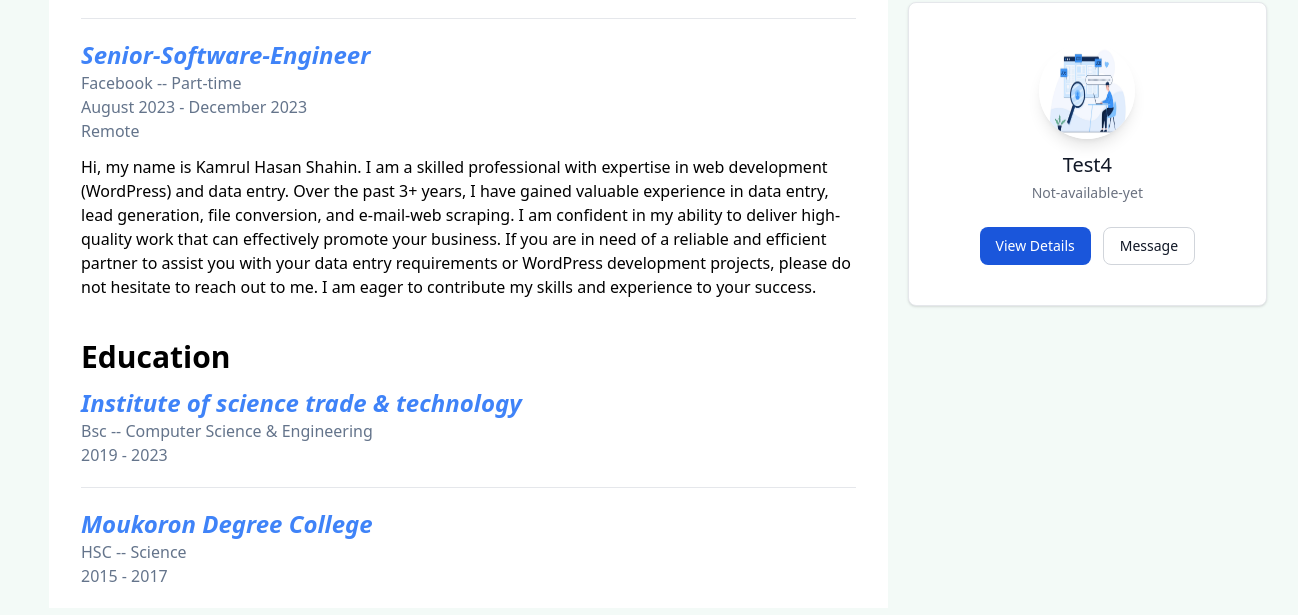
The page /professional/43275670-5041-43d6-be01-a5386d81b773 (lower part) on the database as committed earlier.
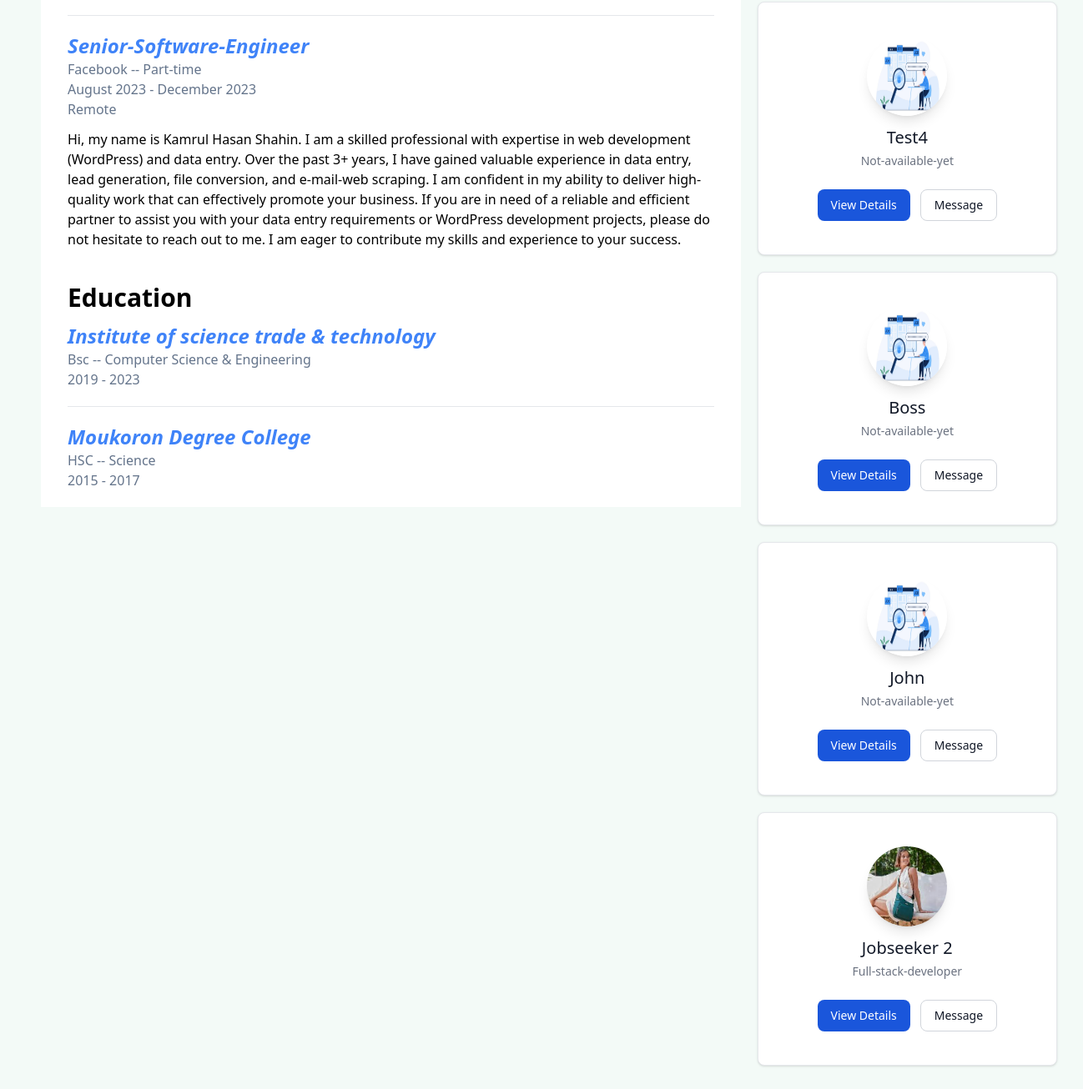
The same page on the database as committed later.
### core/models.py (models this page shows, shortened)
class Experience(models.Model):
    jobs = (
        ('Onsite', 'Onsite'),
        ('Hybrid', 'Hybrid'),
        ('Remote', 'Remote'),
    )
    time = (
        ('Full-time', 'Full-time'),
        ('Part-time', 'Part-time'),
    )
    id = models.UUIDField(primary_key=True, default=uuid.uuid4, unique=True, editable=False)
    position = models.CharField(max_length=150)
    company_name = models.CharField(max_length=150)
    from_time = models.DateField()
    to_time = models.DateField()
    job_type = models.CharField(max_length=15, choices=jobs, default="Onsite")
    job_time = models.CharField(max_length=15, choices=time, default="Full-time")
    details_of_this_job = models.TextField()
    jobseeker = models.ForeignKey(JobSeeker, on_delete=models.CASCADE)
    class Meta:
        db_table = "Experience"
        verbose_name = _('Experience')
        verbose_name_plural = _('Experiences')

class Education(models.Model):
    school = models.CharField(max_length=150)
    degree = models.CharField(max_length=150)
    start_date = models.DateField()
    end_date = models.DateField()
    field_of_study = models.CharField(max_length=150)
    jobseeker = models.ForeignKey(JobSeeker, on_delete=models.CASCADE)
    class Meta:
        db_table = "Education"
        verbose_name = _('Education')
        verbose_name_plural = _('Educations')

class CustomUser(AbstractBaseUser, PermissionsMixin):
    id = models.UUIDField(primary_key=True, default=uuid.uuid4, unique=True, editable=False)
    email = models.EmailField(_('email address'), unique=True)
    avatar = models.ImageField(upload_to=user_avatar_upload_path, blank=True, null=True, verbose_name=_('Avatar'))
    is_active = models.BooleanField(_('active'), default=True)
    is_staff = models.BooleanField(_('staff status'), default=False)
    date_joined = models.DateTimeField(_('date joined'), auto_now_add=True)
    full_name = models.CharField(max_length=255, blank=True)
    updated_at = models.DateTimeField(auto_now=True)
    objects = CustomUserManager()
    USERNAME_FIELD = 'email'
    REQUIRED_FIELDS = []
    class Meta:
        db_table = 'User'
        verbose_name = _('User')
        verbose_name_plural = _('Users')

class JobSeeker(models.Model):
    id = models.UUIDField(primary_key=True, default=uuid.uuid4, unique=True, editable=False)
    user = models.OneToOneField(CustomUser, on_delete=models.CASCADE)
    cv = models.FileField(upload_to=user_cv_upload_path, blank=True, null=True, verbose_name=_('CV'))
    cover_photo = models.ImageField(upload_to=cover_photo_upload_path, blank=True, null=True)
    about = models.TextField(null=True)
    headline = models.CharField(max_length=100, null=True)
    skills = models.ManyToManyField(Skill)
    location = models.TextField(null=True)
    created_at = models.DateTimeField(auto_now_add=True)
    updated_at = models.DateTimeField(auto_now=True)
    class Meta:
        db_table = "JobSeeker"
        verbose_name = _('JobSeeker')
        verbose_name_plural = _('JobSeekers')

### core/views.py (the view)
# urls.py: path('professional/<str:userId>', professional, name='professional'),
def professional(requset, userId):
    users = CustomUser.objects.all()
    user = get_object_or_404(users, pk=userId)
    users = users.exclude(pk=user.pk)
    return render(requset, 'core/professional.html', {'user': user, 'users': users})

### core/models.py (called while the page is built)
    def __str__(self) -> str:
        return self.name

### templates/core/professional.html (shortened to what this page needs)
{% extends "_base.html" %}
{% load static %}
{% load custom_filters %}
{% block content %}
    {% if user %}
        <div class="flex gap-5 p-10 w-screen h-[88vh]">
            <main class="w-[70%] bg-white h-fit">
                <div class="mt-10 mx-8">
                    {% for experience in user.jobseeker.experience_set.all %}
                        <h2 class="font-semibold text-2xl text-blue-500 italic">{{ experience.position }}</h2>
                        <div class="text-slate-500">
                            <h6 class="font-medium ">{{ experience.company_name }} -- {{ experience.job_time }}</h6>
                            <p>{{ experience.from_time|date:"F Y" }} - {{ experience.to_time|date:"F Y" }}</p>
                            <p>{{ experience.job_type }}</p>
                        </div>
                        <p class="mt-3">{{ experience.details_of_this_job }}</p>
                        {% if not forloop.last %} <hr class="my-5"> {% endif %}
                    {% endfor %}
                </div>
                <div class="mt-10 mx-8">
                    <h1 class="font-semibold text-3xl mb-3">Education</h1>
                    {% for education in user.jobseeker.education_set.all %}
                        <h2 class="font-semibold text-2xl text-blue-500 italic">{{ education.school }}</h2>
                        <div class="text-slate-500 mb-5">
                            <h6 class="font-medium ">{{ education.degree }} -- {{ education.field_of_study }}</h6>
                            <p>{{ education.start_date|date:"Y" }} - {{ education.end_date|date:"Y" }}</p>
                        </div>
                        {% if not forloop.last %} <hr class="my-5"> {% endif %}
                    {% endfor %}
                </div>
            </main>
            <aside class="w-[30%] flex flex-col gap-5">
                {% for usr in users %}
                    <div class="w-full max-w-sm bg-white border border-gray-200 rounded-lg shadow dark:bg-gray-800 dark:border-gray-700">
                        <div class="flex flex-col items-center py-10">
                            <img class="w-24 h-24 mb-3 rounded-full shadow-lg" src="{% if usr.avatar %} {{ usr.avatar.url }} {% else %} {% static 'image/job-seeker.jpeg' %} {% endif %} " alt="{{ usr.full_name }} image"/>
                            <h5 class="mb-1 text-xl font-medium text-gray-900 dark:text-white">{{ usr.full_name }}</h5>
                            <span class="text-sm text-gray-500 dark:text-gray-400">{% if usr.jobseeker.headline %} {{ usr.jobseeker.headline }} {% else %} Not-available-yet {% endif %}</span>
                            <div class="flex mt-4 md:mt-6">
                                <a href="{% url 'professional' user.id %}" class="inline-flex items-center px-4 py-2 text-sm font-medium text-center text-white bg-blue-700 rounded-lg hover:bg-blue-800 focus:ring-4 focus:outline-none focus:ring-blue-300 dark:bg-blue-600 dark:hover:bg-blue-700 dark:focus:ring-blue-800">View Details</a>
                                <a href="#" class="inline-flex items-center px-4 py-2 text-sm font-medium text-center text-gray-900 bg-white border border-gray-300 rounded-lg hover:bg-gray-100 focus:ring-4 focus:outline-none focus:ring-gray-200 dark:bg-gray-800 dark:text-white dark:border-gray-600 dark:hover:bg-gray-700 dark:hover:border-gray-700 dark:focus:ring-gray-700 ms-3">Message</a>
                            </div>
                        </div>
                    </div>
                {% endfor %}
            </aside>
        </div>
    {% endif %}
{% endblock content %}

### templates/_base.html (shortened to what this page needs)
{% load compress %}
{% load static %}
{% load static %}
<!DOCTYPE html>
<html lang="en">
<head>
    {% compress css %}
    <link rel="stylesheet" href="{% static 'src/output.css' %}">
    {% endcompress %}
</head>
<body class="bg-green-50 overflow-x-hidden">
    <div class="container mx-auto transition-all">
        {% block content %}
        {% endblock content %}
    </div>
</body>
</html>

### templates/navbar.html (shortened to what this page needs)
{% load static %}

Rows that differ between the two databases and show on the page:
added CustomUser: full_name "Boss", shows "Not-available-yet"
added CustomUser: full_name "John", shows "Not-available-yet"
added CustomUser: avatar (picture), full_name "Jobseeker 2", jobseeker.headline "Full-stack-developer"
